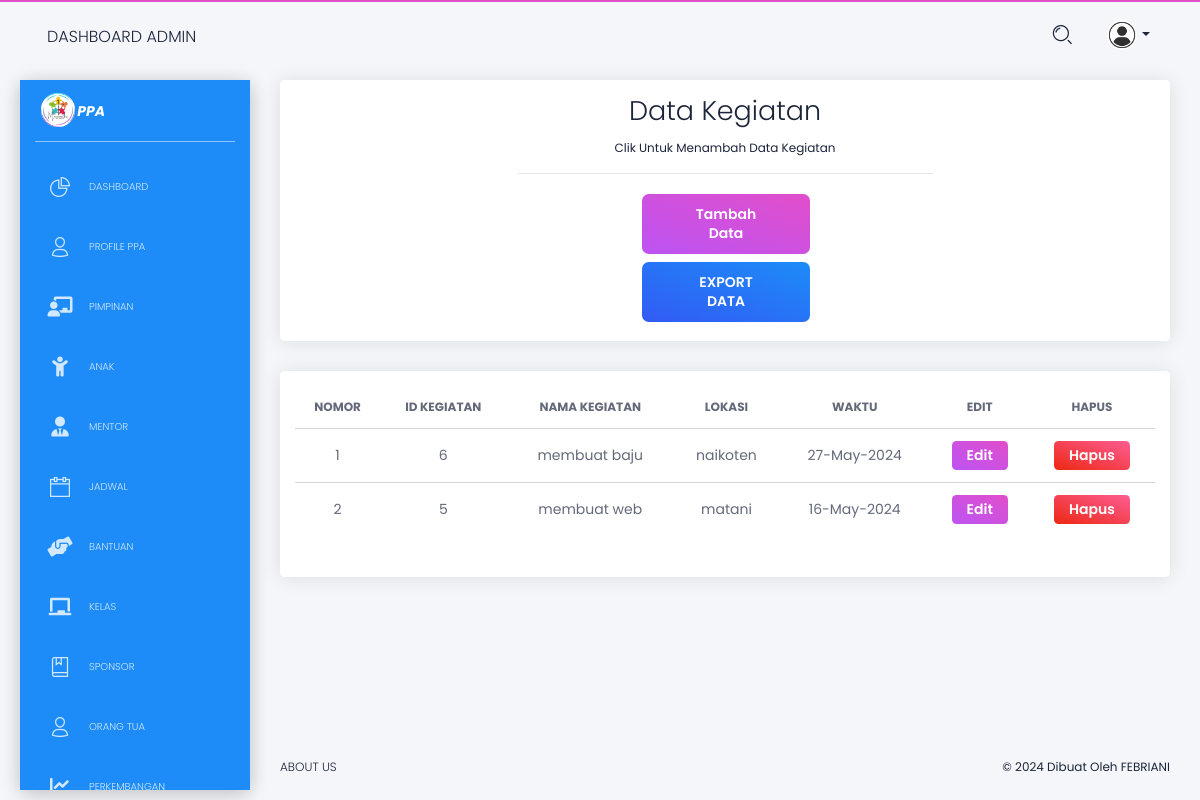
The page /pengguna/admin/admin_data_kegiatan.php (signed in) on the database as committed earlier.
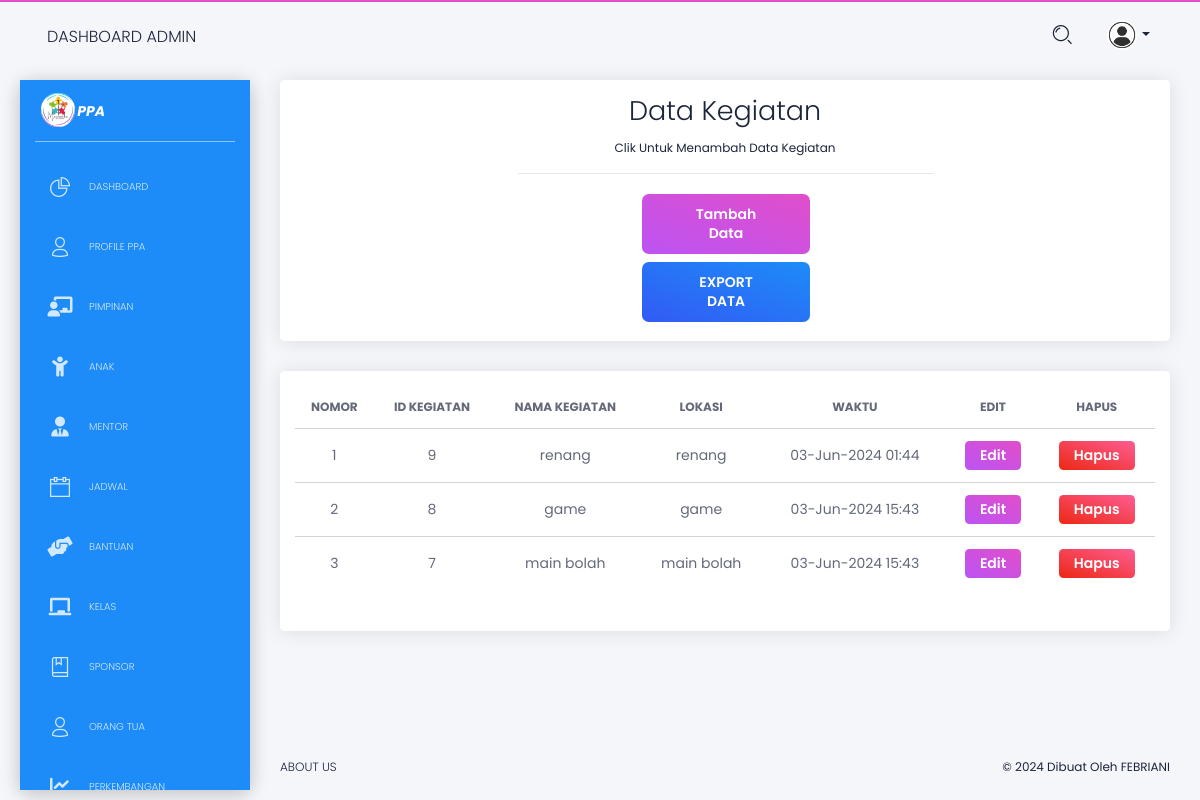
The same page on the database as committed later.
### tables this page shows
CREATE TABLE `kegiatan` (
  `id_kegiatan` int(25) NOT NULL,
  `nama_kegiatan` varchar(200) NOT NULL,
  `lokasi` text NOT NULL,
  `waktu` varchar(70) NOT NULL
);

### pengguna/admin/admin_data_kegiatan.php (the view, shortened to what the changed rows need)
<!DOCTYPE html>
<html lang="en">
<head>
    <link href="https://use.fontawesome.com/releases/v5.0.6/css/all.css" rel="stylesheet">
    <link href="../../assets/css/nucleo-icons.css" rel="stylesheet" />
    <link href="../../assets/css/black-dashboard.css?v=1.0.0" rel="stylesheet" />
    <link href="../../assets/demo/demo.css" rel="stylesheet" />
    <link rel="stylesheet" href="https://cdnjs.cloudflare.com/ajax/libs/font-awesome/6.0.0-beta3/css/all.min.css">
</head>
<body class="white-content">
    <div class="wrapper">
        <div class="main-panel">
            <div class="content">
                <div class="row">
                    <div class="col-md-12">
                        <div class="card">
                            <div class="card-body">
                                <div class="places-buttons">
                                    <div class="row">
                                        <div class="col-md-6 ml-auto mr-auto text-center">
                                            <h2 class="card-title">
                                                Data Kegiatan
                                            </h2>
                                        </div>
                                    </div>
                                </div>
                            </div>
                        </div>
                    </div>
                    <div class="col-md-12">
                        <div class="card ">
                            <div class="card-body">
                                <div class="table-responsive">
                                    <table class="table tablesorter " id="dataTable">
                                        <thead class=" text-primary">
                                            <tr>
                                                <th class="text-center">
                                                    Nomor
                                                </th>
                                                <th class="text-center">
                                                    ID Kegiatan
                                                </th>
                                                <th class="text-center">
                                                    Nama Kegiatan
                                                </th>
                                                <th class="text-center">
                                                    Lokasi
                                                </th>
                                                <th class="text-center">
                                                    Waktu
                                                </th>
                                                <th class="text-center">
                                                    Edit
                                                </th>
                                                <th class="text-center">
                                                    Hapus
                                                </th>
                                            </tr>
                                        </thead>
                                        <tbody>
                                            <?php
                                            include '../../koneksi.php';
                                            $query = "SELECT * FROM kegiatan";
                                            $query .= " ORDER BY id_kegiatan DESC";
                                            $result = mysqli_query($koneksi, $query);
                                            $counter = 1;
                                            if ($result) {
                                                while ($row = mysqli_fetch_assoc($result)) {
                                                    $waktu_input = $row['waktu'];
                                                    $waktu_input_data = date('Y-m-d\TH:i', strtotime($waktu_input));
                                                    echo "<tr>";
                                                    echo "<td class='text-center'>" . $counter . "</td>";
                                                    echo "<td class='text-center'>" . $row['id_kegiatan'] . "</td>";
                                                    echo "<td class='text-center'>" . $row['nama_kegiatan'] . "</td>";
                                                    echo "<td class='text-center'>" . $row['lokasi'] . "</td>";
                                                    echo "<td class='text-center'>" . $row['waktu'] . "</td>";
                                                    echo "<td class='text-center'>
                                                    <button class='btn btn-primary btn-sm' onclick='openEditModal(
                                                        \"" . $row['id_kegiatan'] . "\",
                                                        \"" . $row['nama_kegiatan'] . "\",
                                                        \"" . $row['lokasi'] . "\",
                                                        \"" . $waktu_input_data . "\"
                                                    )'>Edit</button>
                                                        </td>";
                                                    echo "<td class='text-center'>
                                                    <button class='btn btn-danger btn-sm' onclick='hapus(\"" . $row['id_kegiatan'] . "\")'>Hapus</button>
                                                </td>";
                                                    echo "</tr>";
                                                    $counter++;
                                                }
                                            } else {
                                                echo "<td class='text-center'><h3>Gagal mengambil data dari database</h3></td>";
                                            }
                                            ?>
                                        </tbody>
                                    </table>
                                </div>
                            </div>
                        </div>
                    </div>
                </div>
            </div>
        </div>
    </div>
</body>
</html>

Rows that differ between the two databases and show on the page:
removed kegiatan: id_kegiatan "6", nama_kegiatan "membuat baju", lokasi "naikoten", waktu "27-May-2024"
removed kegiatan: id_kegiatan "5", nama_kegiatan "membuat web", lokasi "matani", waktu "16-May-2024"
added kegiatan: id_kegiatan "9", nama_kegiatan "renang", lokasi "renang", waktu "03-Jun-2024 01:44"
added kegiatan: id_kegiatan "8", nama_kegiatan "game", lokasi "game", waktu "03-Jun-2024 15:43"
added kegiatan: id_kegiatan "7", nama_kegiatan "main bolah", lokasi "main bolah", waktu "03-Jun-2024 15:43"
